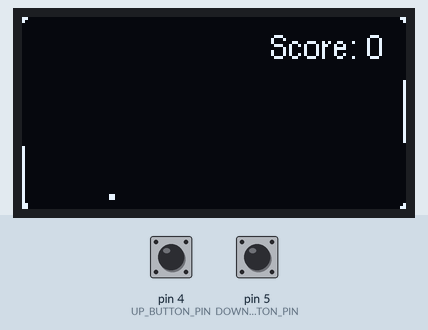
The sketch below on a simulated Arduino Uno, built with avr-gcc and run on an emulated ATmega328P. On the bench: 128×64 one-colour display. The test bench sets the inputs (shaded band); at power-on: pin 4 (UP_BUTTON_PIN) HIGH, pin 5 (DOWN_BUTTON_PIN) HIGH.

Above: at 4.4 s.
4.5 s: pin 4 (UP_BUTTON_PIN) pulled LOW for 0.15 s
At 4.79 s:
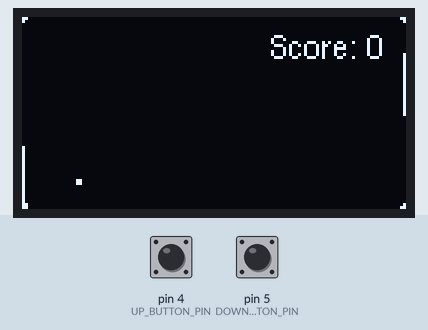
5.2 s: pin 5 (DOWN_BUTTON_PIN) pulled LOW for 0.15 s
At 5.45 s:
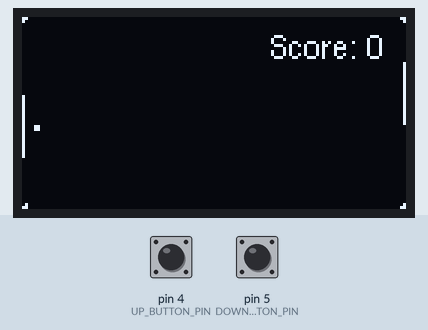
5.9 s: pin 5 (DOWN_BUTTON_PIN) pulled LOW for 1 s
At 6.11 s:
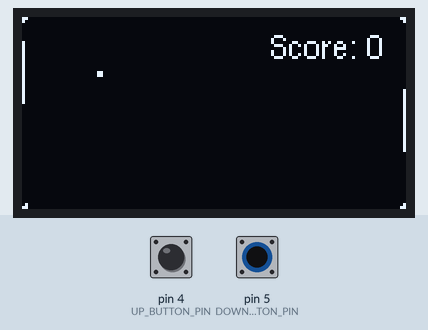
7.5 s: pin 4 (UP_BUTTON_PIN) pulled LOW for 1 s
At 10.4 s:
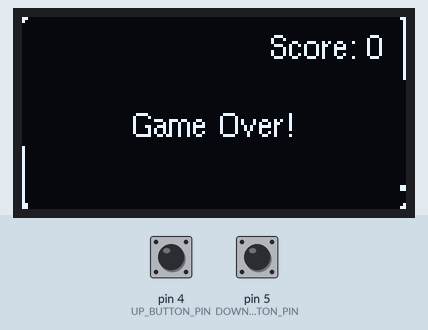
Timing chart, 0 to 11.5 s (numbered marks = the images above; inputs shaded):
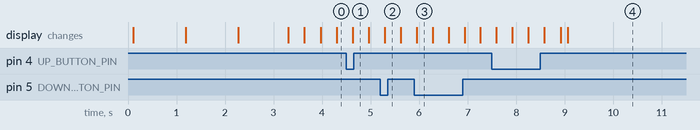

The sketch:

Pong.ino
```cpp
#include <U8g2lib.h>

#include <Wire.h>
#include "racket.h"
#include "ball.h"
#include "gameController.h"


U8G2_SSD1306_128X64_NONAME_F_HW_I2C u8g2(U8G2_R0, U8X8_PIN_NONE);
int i = 0;
int direction = 1;
racket leftRacket;
racket rightRacket;
ball mainBall;
gameController game = gameController(&u8g2);

const int UP_BUTTON_PIN = 4;    // Attention! Pins are pulled up
const int DOWN_BUTTON_PIN = 5;

const int GAME_SPEED = 1; // from 1 up to infinity
                          // more is faster
const bool SHOW_SCREEN_FRAME = true;  // show or hide frame around the screen
const bool SHOW_SCORE = true;  // show number of successfully hit balls


void setup() {
  u8g2.begin();
  rightRacket.x = 127;
  rightRacket.y = 31 - rightRacket.height / 2;

  leftRacket.y = 31 - rightRacket.height / 2;

  pinMode(UP_BUTTON_PIN, INPUT_PULLUP);
  pinMode(DOWN_BUTTON_PIN, INPUT_PULLUP);

  game.preparationScreen();
}

void loop() {
  // Ui contols handling
  if (!digitalRead(UP_BUTTON_PIN)) rightRacket.stepUp(3);
  if (!digitalRead(DOWN_BUTTON_PIN)) rightRacket.stepDown(3);

  // Physical rendering
  for (int i = 0; i < GAME_SPEED; i++)
  { // one physical engine cycle
    mainBall.tick(game);
    mainBall.checkCollisionRight(rightRacket, game);
    mainBall.checkCollisionLeft(leftRacket, game);
  }

  // Autopilot for lefr racket
  leftRacket.y = constrain((mainBall.position.y - leftRacket.height / 2), 0, 63 - leftRacket.height);
  // rightRacket.y = constrain((mainBall.position.y - leftRacket.height / 2), 0, 63 - leftRacket.height);

  // Graphic rendering
  u8g2.clearBuffer();

  mainBall.draw(u8g2);

  leftRacket.draw(u8g2);
  rightRacket.draw(u8g2);

  if (SHOW_SCORE) game.drawScore();
  if (SHOW_SCREEN_FRAME) game.drawFrame();

  u8g2.sendBuffer();
}
```

ball.h
```cpp
#pragma once
#include <U8g2lib.h>
#include "racket.h"
#include "vector2.h"
#include "position2.h"
#include "gameController.h"


class ball {
public:
  const static int width=2;
  const static int height=2;
  Vector2 speed = Vector2(-1.2, 1);
  Position2 position = Position2(63, 31);

  ball() {

  }

  void draw(U8G2_SSD1306_128X64_NONAME_F_HW_I2C& display) {
    display.drawBox(position.x, position.y, width, height);
  }

  void tick(gameController& game) {
    position.move(speed);
    if (position.y <= 0 && speed.y < 0) speed.reflectV();
    if (position.y + height >= 63 && speed.y > 0) speed.reflectV();

    if (position.x <= 0 && speed.x < 0) {
        game.gameOverEvent();
        while (1) {} // game over
    }
    if (position.x + width >= 129 && speed.x > 0) {
        game.gameOverEvent();
        while (1) {} // game over
    }
  }

  void checkCollisionRight(const racket& collider, gameController& game) {
    if (position.x + width >= 127 && speed.x > 0)
        if (position.y + height - 1 >= collider.y && position.y <= collider.y + collider.height) {
            speed.reflectH();
            game.addScore();
        }
  }

  void checkCollisionLeft(const racket& collider, gameController& game) {
    if (position.x <= collider.x + 1 && speed.x < 0)
        if (position.y + height - 1 >= collider.y && position.y <= collider.y + collider.height)
            speed.reflectH();
  }
};
```

gameController.h
```cpp
#pragma once
#include <U8g2lib.h>


class gameController {
public:
    U8G2_SSD1306_128X64_NONAME_F_HW_I2C* u8g2;
    unsigned int score=0;

    gameController(U8G2_SSD1306_128X64_NONAME_F_HW_I2C* _u8g2) {
        u8g2 = _u8g2;
        u8g2->setFont(u8g2_font_helvR08_tr);
    }

    void gameOverEvent() {
        u8g2->drawStr((127 - u8g2->getStrWidth("Game Over!")) / 2, 40, "Game Over!");
        u8g2->sendBuffer();
        delay(3000);
    }

    void preparationScreen(int time=3) {
        for (; time > 0; time--) {
            u8g2->clearBuffer();
            u8g2->setFont(u8g2_font_helvR10_tr);
            u8g2->drawStr((127 - u8g2->getStrWidth("Get ready for game")) / 2, 20, "Get ready for game");
            u8g2->setFont(u8g2_font_helvR14_tr);
            u8g2->drawStr((127 - u8g2->getStrWidth(String(time).c_str())) / 2, 40, String(time).c_str());
            u8g2->setFont(u8g2_font_helvR08_tr);
            u8g2->drawStr((127 - u8g2->getStrWidth("Pong by. lava_frai")) / 2, 60, "Pong by. lava_frai");
            u8g2->sendBuffer();
            delay(1000);
        }
        u8g2->setFont(u8g2_font_helvR08_tr);
    }

    void drawScore() {
        String tempText = "Score: " + String(score);
        u8g2->drawStr((120 - u8g2->getStrWidth(tempText.c_str())), 14, tempText.c_str());
    }

    void drawFrame() {
        u8g2->drawPixel(0, 0);
        u8g2->drawPixel(1, 0);
        u8g2->drawPixel(0, 1);

        u8g2->drawPixel(0, 63);
        u8g2->drawPixel(1, 63);
        u8g2->drawPixel(1, 62);

        u8g2->drawPixel(126, 0);
        u8g2->drawPixel(127, 0);
        u8g2->drawPixel(127, 1);

        u8g2->drawPixel(126, 63);
        u8g2->drawPixel(127, 63);
        u8g2->drawPixel(127, 62);
    }

    void addScore() {
        score++;
    }
};
```

position2.h
```cpp
#pragma once
#include "vector2.h"

class Position2 {
public:
    float x=0, y=0;

    Position2() {}
    Position2(float _x, float _y) { x = _x; y = _y; }

    float move(const Vector2& speed) {
        x += speed.x;
        y += speed.y;
    }
};
```

racket.h
```cpp
#pragma once
#include <U8g2lib.h>


class racket {
public:
  int x=0, y=0;
  const static int height=20;

  racket() {

  }

  void stepUp(int speed=1) {
    if (y > 0) y -= speed;
  }

  void stepDown(int speed=1) {
    if (y + height < 63) y += speed;
  }

  void draw(U8G2_SSD1306_128X64_NONAME_F_HW_I2C& display) {
    display.drawLine(x, y, x, y+height);
  }
};
```

vector2.h
```cpp
#pragma once


class Vector2 {
public:
    float x=0, y=0;

    Vector2() {}
    Vector2(float _x, float _y) { x = _x; y = _y; }

    float length() {
        return sqrt(x * x + y * y);
    }

    void reflectV() {
        y = -y;
    }

    void reflectH() {
        x = -x;
    }
};
```
